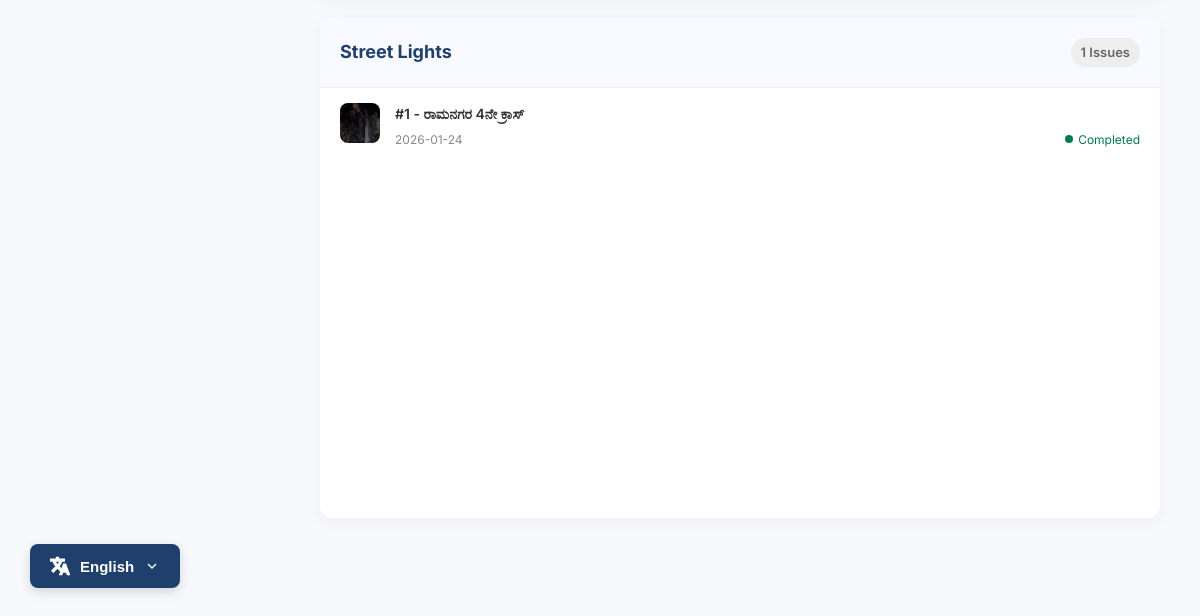
Before: /admin/completed_issues (signed in, lower part) with the older database file.
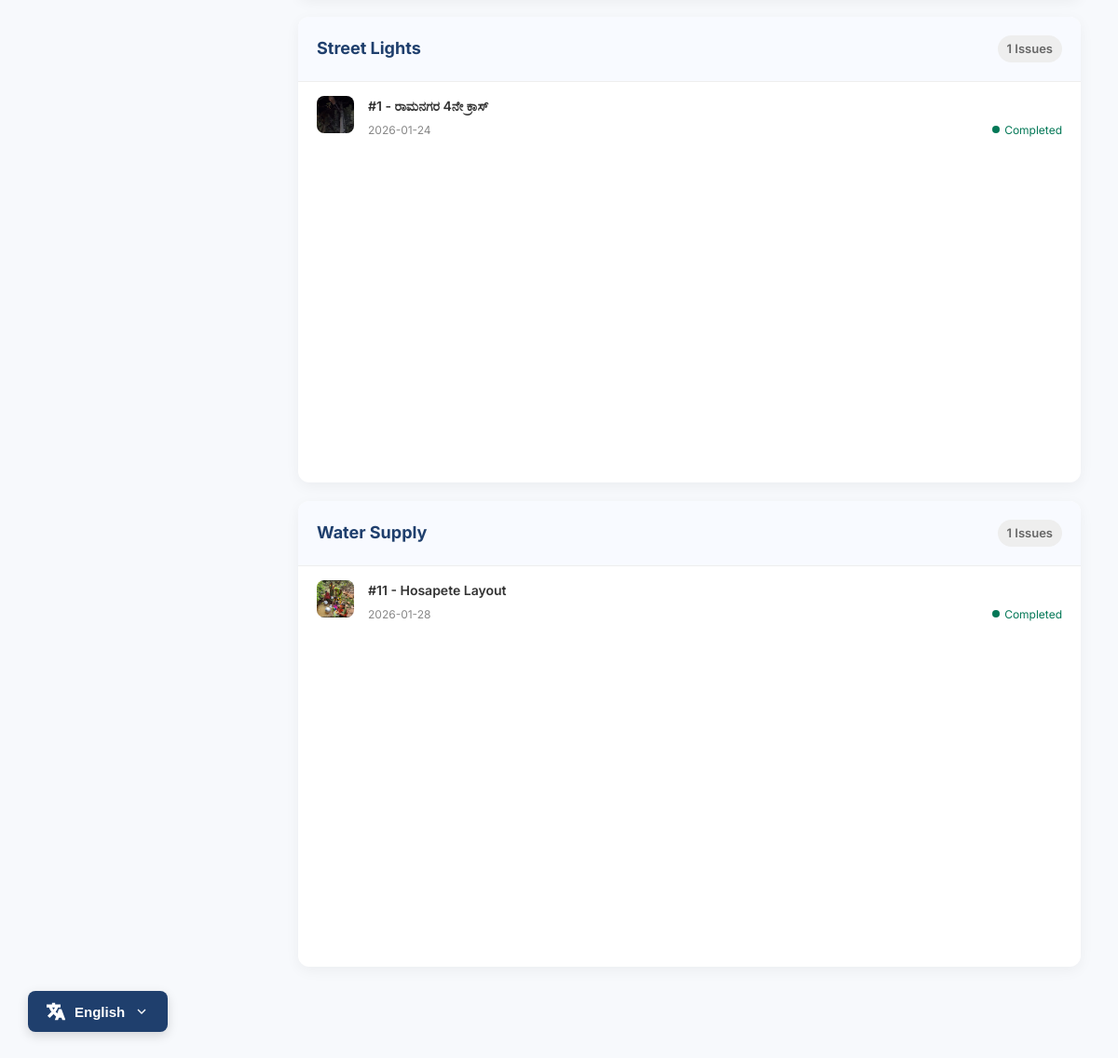
After: the same page with the newer database file.
### tables this page shows
CREATE TABLE issues (
        id INTEGER PRIMARY KEY AUTOINCREMENT,
        tracking_id TEXT UNIQUE,
        panchayath_id INTEGER,
        category TEXT,
        description TEXT,
        location TEXT,
        photo_path TEXT,
        status TEXT DEFAULT 'Pending',
        rejection_reason TEXT,
        created_at DATETIME DEFAULT CURRENT_TIMESTAMP
    , user_id INTEGER);

### app.py (the view)
@app.route("/admin/completed_issues")
@login_required
def admin_completed_issues():
    pid = session["panchayath_id"]
    conn = connect_db()
    issues = conn.execute("""
        SELECT i.*, u.name as reporter_name
        FROM issues i
        LEFT JOIN users u ON i.user_id = u.id
        WHERE i.panchayath_id = ? AND i.status = 'Completed'
        ORDER BY i.created_at DESC
    """, (pid,)).fetchall()
    conn.close()
    return render_template("admin/completed_issues.html", issues=issues)

### app.py (called while the page is built)
def connect_db():
    conn = sqlite3.connect(DB_NAME, timeout=10) # Added timeout
    conn.row_factory = sqlite3.Row
    conn.execute("PRAGMA journal_mode=WAL;")
    return conn

def _get_text(key):
    lang = session.get("lang", "en")
    return TRANSLATIONS.get(lang, TRANSLATIONS["en"]).get(key, key)

@app.context_processor
def inject_get_text():
    return dict(get_text=_get_text)

def login_required(f):
    @wraps(f)
    def decorated_function(*args, **kwargs):
        if "admin_id" not in session:
            flash(_get_text("flash_login_required"), "warning")
            return redirect(url_for("admin_login"))
        return f(*args, **kwargs)
    return decorated_function

### templates/admin/completed_issues.html (shortened to what this page needs)
{% extends "base.html" %}
{% block css %}
<link rel="stylesheet" href="{{ url_for('static', filename='css/dashboard.css') }}">
{% endblock %}
{% block content %}
<div class="admin-dashboard-container">
    <main class="dashboard-main">
        <div class="department-grid" style="display: block;">
            {% if issues %}
            {% for category, dept_issues in issues|sort(attribute='category')|groupby('category') %}
            <div class="department-card" style="margin-bottom: 20px;">
                <div class="department-header">
                    <h3>{{ category }}</h3>
                    <span
                        style="font-size: 13px; font-weight: 600; color: #666; background: #eee; padding: 4px 10px; border-radius: 20px;">
                        {{ dept_issues|list|length }} Issues
                    </span>
                </div>
                <div class="issue-list-scroll">
                    {% for i in dept_issues %}
                    <a href="{{ url_for('admin_issue_detail', issue_id=i.id) }}" style="text-decoration: none;">
                        <div class="dept-issue-item">
                            <div class="dept-issue-icon">
                                {% if i.photo_path %}
                                <img src="{{ url_for('static', filename=i.photo_path) }}"
                                    style="width: 100%; height: 100%; object-fit: cover; border-radius: 8px;">
                                {% else %}
                                📄
                                {% endif %}
                            </div>
                            <div class="dept-issue-content">
                                <span class="dept-issue-title">#{{ i.id }} - {{ i.location }}</span>
                                <div class="dept-issue-meta">
                                    <span>{{ i.created_at[:10] }}</span>
                                    <span style="display: flex; align-items: center;">
                                        <span class="status-dot" style="background: #047857;"></span>
                                        <span style="color: #047857;">Completed</span>
                                    </span>
                                </div>
                            </div>
                        </div>
                    </a>
                    {% endfor %}
                </div>
            </div>
            {% endfor %}
            {% else %}
            <div style="text-align: center; padding: 50px; background: white; border-radius: 12px; color: #777;">
                <h3>No resolved issues found.</h3>
                <p>Completed complaints will appear here.</p>
            </div>
            {% endif %}
        </div>
    </main>
</div>
{% endblock %}

Changed rows visible on the page:
now on this page (row edited): issues: category "Water Supply", dept_issues "1", photo_path (picture), id "11", location "Hosapete Layout", created_at "2026-01-28"
